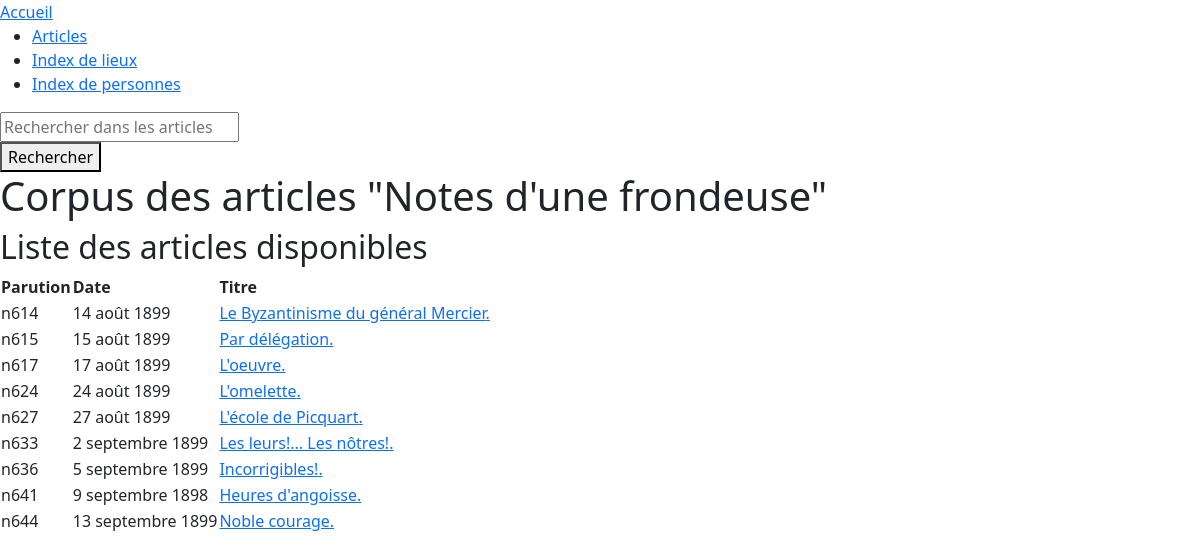
The page /corpus on the database its author committed.
### app/modeles/donnees.py (models this page shows)
class Article(db.Model):
    __tablename__ = "article"
    __table_args__ = {'extend_existing': True}
    article_id = db.Column(db.Integer, unique=True, nullable=False, primary_key=True, autoincrement=True)
    article_titre = db.Column(db.String(45), nullable=False)
    article_date = db.Column(db.String(45), nullable=False)
    article_numJournal = db.Column(db.Integer, nullable=False)
    article_texte = db.Column(db.Text, nullable=False)
    personnes = db.relationship("Personne", secondary=articleHasPersonne)
    lieux = db.relationship("Lieu", secondary=articleHasLieu)

### app/routes.py (the view)
@app.route("/corpus")
def corpus():
    notes = Article.query.order_by(Article.article_numJournal.asc()).all()
    page, per_page, offset = get_page_args(page_parameter='page',
                                           per_page_parameter='per_page')
    pagination_notes = get_index(notes, offset=offset, per_page=per_page)
    pagination = Pagination(page=page, per_page=per_page, total=len(notes))
    return render_template("pages/corpus.html", notes=notes, page=page, per_page=per_page, pagination=pagination)

### app/extraction.py (called while the page is built)
def get_index(index, offset=0, per_page=10):
    return index[offset: offset + per_page]

### app/templates/pages/corpus.html (shortened to what this page needs)
{% extends "conteneur.html" %}
{% block corps %}
  <div>
    	<h1>Corpus des articles "Notes d'une frondeuse"</h1>
	  {% if notes %}
	        <div>
            <h2>Liste des {{notes.total}} articles disponibles</h2>
	  		</div>
            <div>
                <table>
                <thead>
                    <tr>
                        <th>Parution</th>
                        <th>Date</th>
                        <th>Titre</th>
                    </tr>
                </thead>
                    {% for note in notes %}
                        <tbody>
                            <tr>
                                <td>{{note.article_numJournal}}</td>
                                <td>{{note.article_date}}</td>
                                <td><a href="{{url_for('note', article_id=note.article_id)}}">{{note.article_titre}}.</a>
                                </td>
                            </tr>
                        </tbody>
                    {% endfor %}
                </table>
            </div>
	  {% endif %}
    </div>
{% endblock %}

### app/templates/conteneur.html (shortened to what this page needs)
<!DOCTYPE html>
<html lang="fr">
    <head>
        {% include "partials/css.html"%}
    </head>
    <body>
		<nav>
			<a href="{{ url_for('accueil') }}">Accueil</a>
			<div>
        		<ul>
					<li>
            			<a href="{{ url_for('corpus') }}">Articles</a>
          			</li>
					<li>
            			<a href="{{ url_for('lieux') }}">Index de lieux</a>
          			</li>
          			<li>
            			<a href="{{ url_for('personnes') }}">Index de personnes</a>
          			</li>
				</ul>
                <form action="{{url_for('recherche')}}">
                    <div>
                        <input name="keyword" type="search" placeholder="Rechercher dans les articles" aria-label="Recherche">
                        <div>
                            <button type="submit">Rechercher</button>
                        </div>
                    </div>
                </form>
            </div>
        </nav>
		<div>
            <div>
                {% block corps%}{%endblock%}
            </div>
        </div>
    </body>
</html>

### app/templates/partials/css.html
<link rel="stylesheet" href="{{ url_for('static', filename= 'css/bootstrap.css') }}">

### rows shown on the page
Article: article_numJournal "n614", article_date "14 août 1899", article_titre "Le Byzantinisme du général Mercier"
Article: article_numJournal "n615", article_date "15 août 1899", article_titre "Par délégation"
Article: article_numJournal "n617", article_date "17 août 1899", article_titre "L'oeuvre"
Article: article_numJournal "n624", article_date "24 août 1899", article_titre "L'omelette"
Article: article_numJournal "n627", article_date "27 août 1899", article_titre "L'école de Picquart"
Article: article_numJournal "n633", article_date "2 septembre 1899", article_titre "Les leurs!... Les nôtres!"
Article: article_numJournal "n636", article_date "5 septembre 1899", article_titre "Incorrigibles!"
Article: article_numJournal "n641", article_date "9 septembre 1898", article_titre "Heures d'angoisse"
Article: article_numJournal "n644", article_date "13 septembre 1899", article_titre "Noble courage"
